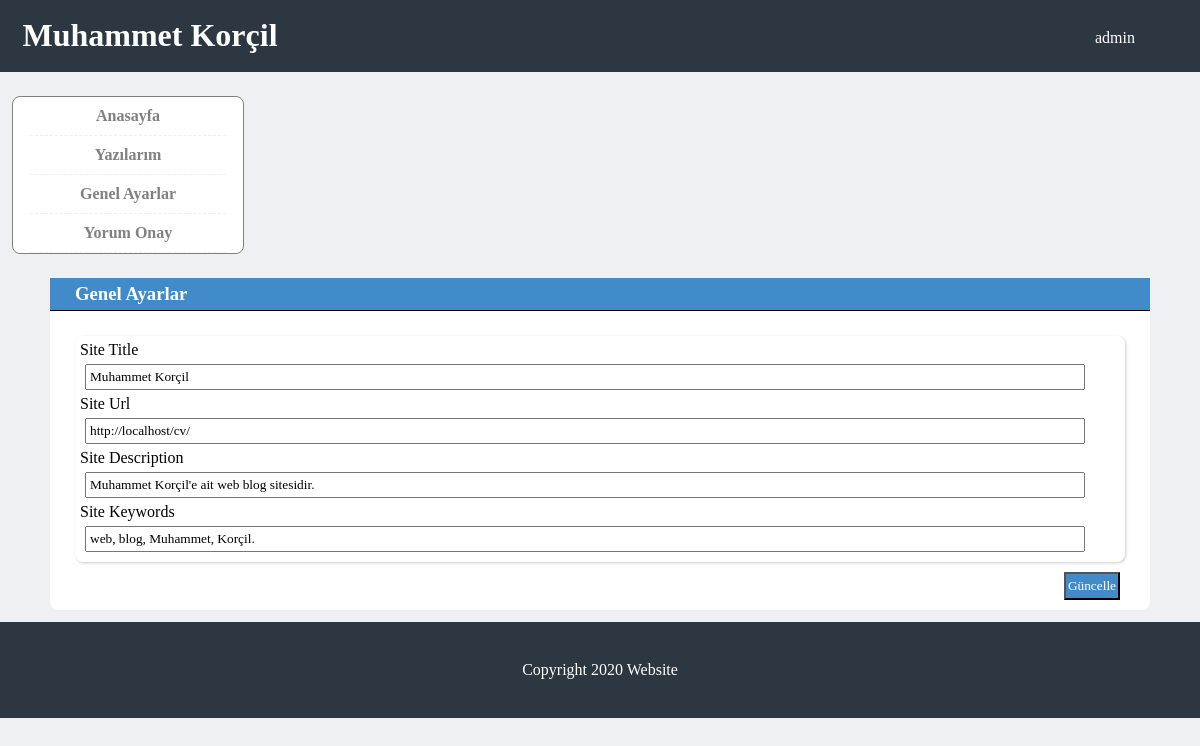
The app's page /admin/genel-ayarlar.php (signed in) with its own data.
### tables this page shows
CREATE TABLE `ayarlar` (
  `site_id` int(11) NOT NULL,
  `site_title` varchar(255) NOT NULL,
  `site_url` varchar(255) NOT NULL,
  `site_desc` varchar(255) NOT NULL,
  `site_keyw` varchar(255) NOT NULL
);

### admin/genel-ayarlar.php (the view, shortened to what this page needs)
<?php include 'header.php'; ?>
<?php include 'sidebar.php'; ?>
<div class="alert">
</div>
<div class="container">
	<div class="right">
		<div class="panel-heading">
			<h3>Genel Ayarlar</h3>
		</div>
		<div class="panel-info">
			<div class="heading">
				<form action="islem.php?site_id=<?php echo $id; ?>" method="POST" class="form-horizontal" role="form">
					<div class="form-group">
						<label for="inputEmail3" class="col-sm-2 control-label">Site Title</label>
						<div class="column">
							<input type="text" name="site_title" class="form-control"  value="<?php echo $cek["site_title"] ?>">
						</div>
					</div>
					<div class="form-group">
						<label for="inputEmail3" class="col-sm-2 control-label">Site Url</label>
						<div class="column">
							<input type="text" name="site_url" class="form-control" value="<?php echo $cek["site_url"] ?>">
						</div>
					</div>
					<div class="form-group">
						<label for="inputEmail3" class="col-sm-2 control-label">Site Description</label>
						<div class="column">
							<input type="text" name="site_desc" class="form-control"  value="<?php echo $cek["site_desc"] ?>">
						</div>
					</div>
					<div class="form-group">
						<label for="inputEmail3" class="col-sm-2 control-label">Site Keywords</label>
						<div class="column">
							<input type="text" name="site_keyw" class="form-control"   value="<?php echo $cek["site_keyw"] ?>">
						</div>
					</div>
					<div class="button" >
						<button class="update" name="genel-ayarlar">Güncelle</button>
					</div>
				</form>
			</div>
		</div>
	</div>
</div>
<?php include 'footer.php'; ?>

### admin/css/index.css (style rules this page uses)
* { box-sizing: border-box; margin: 0; font-family: "Times New Roman", Times, serif; }
body { background-color: #eff0f3; }
.container { width: 100%; min-height: 300px; height: 100%; margin-bottom: 250px; }
.right { margin-right: 50px; float: right; background-color: white; max-width: 1100px; width: 100%; margin-top: 24px; border-radius: 0.5em; }
.panel-heading { width: 100%; background-color: #428bca; border-bottom:1px solid black; }
.panel-heading h3 { width: 100%; padding: 5px 25px; color: white; }
.panel-info { box-shadow: 1px 1px 3px #ccc; border-radius: 0.5em; background-color: white; max-width: 1050px; width: 100%; min-height: 100px; height: 100%; margin: 25px 0 25px 25px; }
form { padding: 5px; max-width: 1050px; width: 100%; }
.column { width: 100%; padding: 5px; }
.form-control { max-width: 1000px; width: 100%; padding: 3px; }
.update { max-width: 60px; width: 100%; padding: 4px 2px; background-color: #428bca; color: white; }
.button { float: right; margin-top: 15px; margin-bottom: 10px; }
.alert { width: 300px; height: 75px; position: absolute; margin: auto 600px; }

### records on screen
ayarlar: site_title "Muhammet Korçil", site_url "http://localhost/cv/", site_desc "Muhammet Korçil'e ait web blog sitesidir.", site_keyw "web, blog, Muhammet, Korçil."

### other values on screen
$_SESSION["admin_kadi"] "admin"
